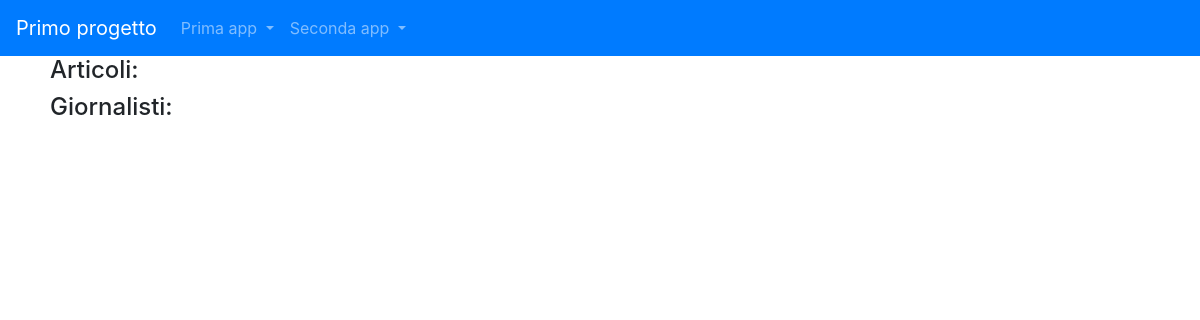
The page /news/ on the database as committed earlier.
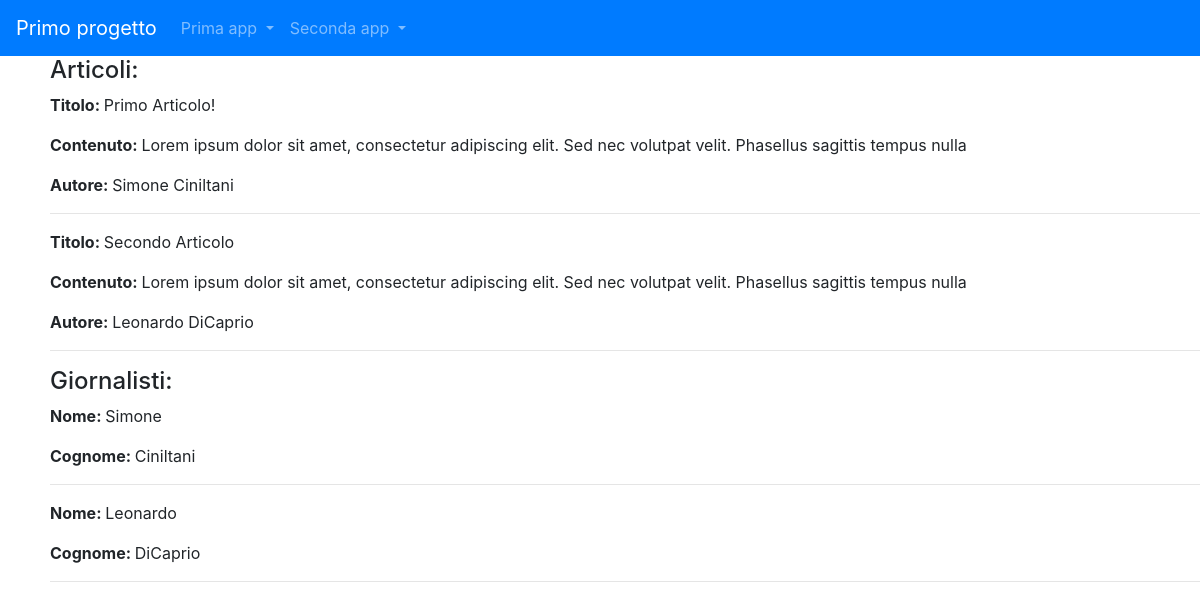
The same page on the database as committed later.
### news/models.py (models this page shows)
class Articolo(models.Model):
    titolo = models.CharField(max_length=100)
    contenuto = models.TextField()
    giornalista=models.ForeignKey(Giornalista,on_delete=models.CASCADE,related_name="articoli")
    def __str__(self):
        return self.titolo

class Giornalista(models.Model):
    nome = models.CharField(max_length=20)
    cognome = models.CharField(max_length=20)
    def __str__(self):
        return self.nome + " "+ self.cognome

### news/views.py (the view)
# urls.py: path("news/",home,name="home"),
def home(request):
    articoli = Articolo.objects.all()
    giornalisti=Giornalista.objects.all()
    context = {"articoli": articoli,"giornalisti":giornalisti}
    print(context)
    return render(request,"home.html",context)

### news/templates/home.html (shortened to what this page needs)
{% extends "primo_progetto/base.html" %}
{%block content%}
<h4>Articoli: </h4>
    {% for articolo in articoli%}
        <p><strong>Titolo: </strong> {{articolo.titolo}}</p>
        <p><strong>Contenuto: </strong> {{articolo.contenuto}}</p>
        <p><strong>Autore: </strong> {{articolo.giornalista}}</p>
         <hr>
    {% endfor %}
<h4>Giornalisti: </h4>
    {% for giornalista in giornalisti%}
        <p><strong>Nome: </strong> {{giornalista.nome}}</p>
        <p><strong>Cognome: </strong> {{giornalista.cognome}}</p>
        <hr>
    {% endfor %}
{%endblock content%}

### primo_progetto/templates/primo_progetto/base.html (shortened to what this page needs)
{% load static %}
<!doctype html>
<html lang="en">
  <head>
    <link rel="stylesheet" href="https://cdn.jsdelivr.net/npm/bootstrap@4.5.3/dist/css/bootstrap.min.css">
  </head>
  <body>
    <nav class="navbar navbar-expand-lg navbar-dark bg-primary">
        <a class="navbar-brand" href="{% url 'index_root'%}">Primo progetto</a>
        <div class="collapse navbar-collapse" id="navbarSupportedContent">
          <ul class="navbar-nav mr-auto">
            <li class="nav-item dropdown">
              <a class="nav-link dropdown-toggle" href="#" id="navbarDropdown" role="button" data-toggle="dropdown" aria-haspopup="true" aria-expanded="false">
                Prima app
              </a>
            </li>
            <li class="nav-item dropdown">
                <a class="nav-link dropdown-toggle" href="#" id="navbarDropdown" role="button" data-toggle="dropdown" aria-haspopup="true" aria-expanded="false">
                  Seconda app
                </a>
              </li>
        </div>
      </nav>
      <div style="margin-left:50px">
        {%block content%}
        {%endblock content%}
      </div>
  </body>
</html>

Rows that differ between the two databases and show on the page:
added Articolo: titolo "Primo Articolo!", contenuto "Lorem ipsum dolor sit amet, consectetur adipiscing elit. Sed nec volutpat velit. Phasellus sagittis tempus nulla", giornalista "Simone Ciniltani"
added Articolo: titolo "Secondo Articolo", contenuto "Lorem ipsum dolor sit amet, consectetur adipiscing elit. Sed nec volutpat velit. Phasellus sagittis tempus nulla", giornalista "Leonardo DiCaprio"
added Giornalista: nome "Simone", cognome "Ciniltani"
added Giornalista: nome "Leonardo", cognome "DiCaprio"
